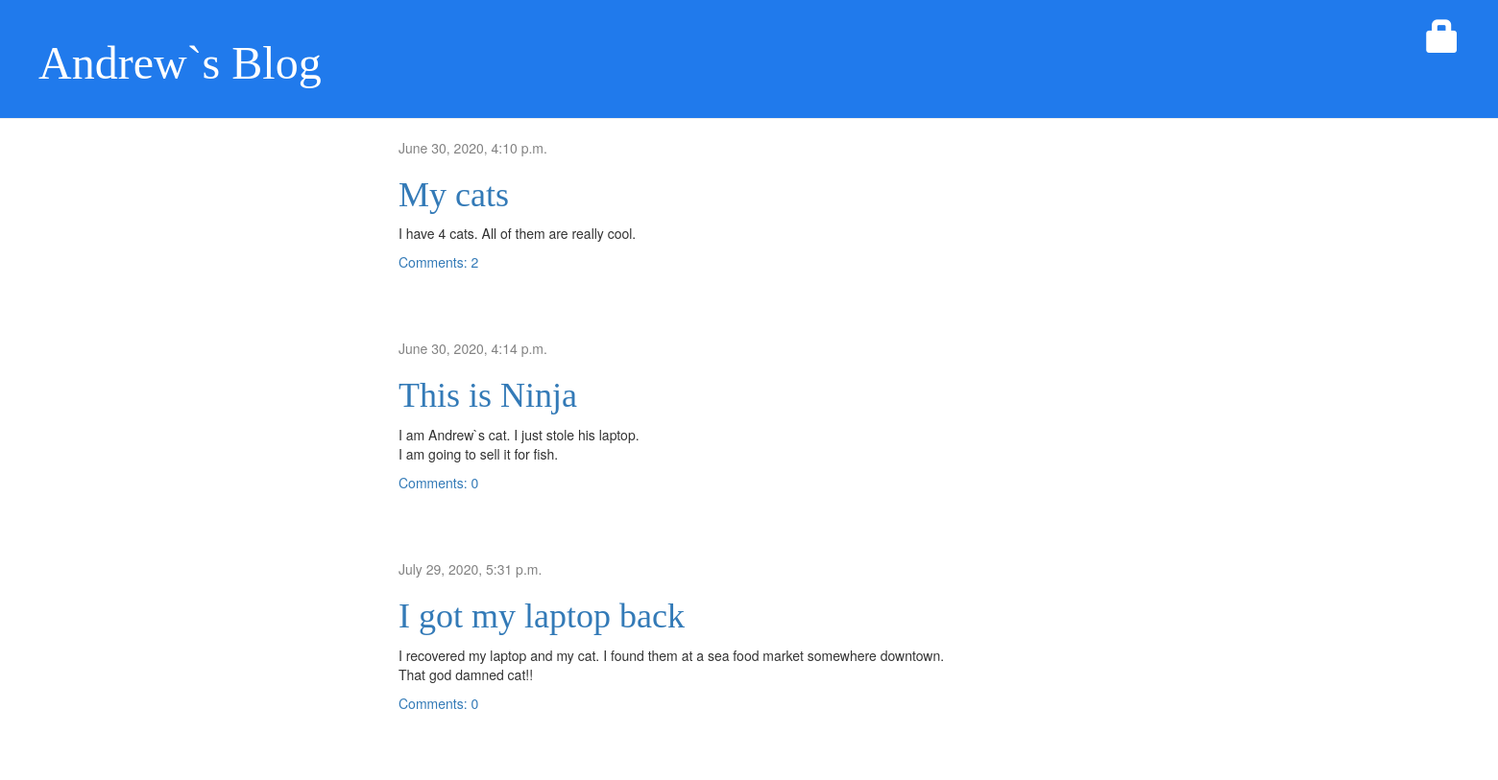
The page / on the database its author committed.
### blog/models.py (models this page shows, shortened)
class Post(models.Model):
    author = models.ForeignKey(settings.AUTH_USER_MODEL, on_delete=models.CASCADE)
    title = models.CharField(max_length=200)
    text = models.TextField()
    created_date = models.DateTimeField(default=timezone.now)
    published_date = models.DateTimeField(blank=True, null=True)

### blog/views.py (the view)
# urls.py: path('', views.post_list, name='post_list'),
def post_list(request):
    posts = Post.objects.filter(published_date__lte=timezone.now()).order_by('published_date')
    return render(request, 'blog/post_list.html', {'posts': posts})

### blog/templates/blog/post_list.html
{% extends 'blog/base.html' %}
{% block content %}
    {% for post in posts %}
        <div class="post">
            <div class="date">
                {{ post.published_date }}
            </div>
            <h1><a href="{% url 'post_detail' pk=post.pk %}">{{ post.title }}</a></h1>
            <p>{{ post.text|linebreaksbr }}</p>
            <a href="{% url 'post_detail' pk=post.pk %}">Comments: {{ post.comments.count }}</a>
        </div>
    {% endfor %}
{% endblock content %}

### blog/static/css/blog.css (style rules this page uses)
h1, h2, h3, h4 { font-family: 'fantasy', cursive; }
.date { color: #828282; }
.post { margin-bottom: 70px; }

### rows shown on the page
Post: published_date "June 30, 2020, 4:10 p.m.", title "My cats", text "I have 4 cats. All of them are really cool.", comments.count "2"
Post: published_date "June 30, 2020, 4:14 p.m.", title "This is Ninja", text "I am Andrew`s cat. I just stole his laptop. I am going to sell it for fish.", comments.count "0"
Post: published_date "July 29, 2020, 5:31 p.m.", title "I got my laptop back", text "I recovered my laptop and my cat. I found them at a sea food market somewhere downtown. That god damned cat!!", comments.count "0"
